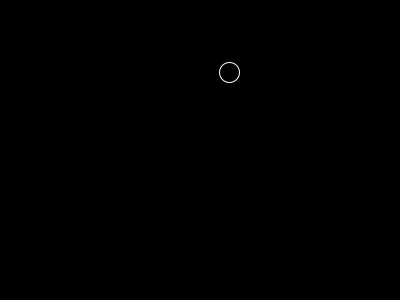
Frame 1 (no input)
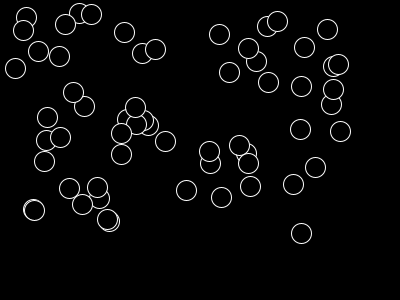
Frame 60 (the mouse pressed at the canvas centre just before this capture)
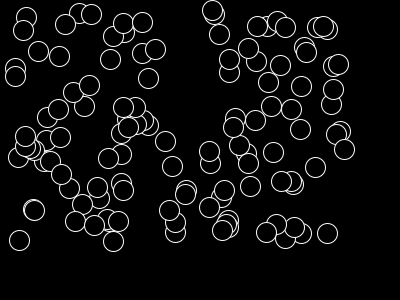
Frame 120 (the mouse held since frame 60 and released just before this capture)

The Processing sketch that drew these frames (run headless with seeded random() and noise(); from frame 60 on, the mouse is pressed at the canvas centre):

// Processing sketch: processing_67728
// ── processing_67728.pde


//INITIAL SETTINGS

void setup(){
  size (400, 300);
  background (0);
  stroke (255);
  fill (0);
  smooth ();  

}

//REPEAT
void draw(){
  drawCircle(20,20);

}


//EVENT HANDLERS

void mousePressed(){

  fill (0);
  
  drawCircle(100,100);

}

void keyPressed(){

 drawCircle (50,50); 
}

//CUSTOM FUNCTIONS

void drawCircle(int CircleWidth, int CircleHeight){

  float xPos = random(10,350);

  float yPos = random(10,250);

  ellipse(xPos, yPos, CircleWidth, CircleHeight);
}
